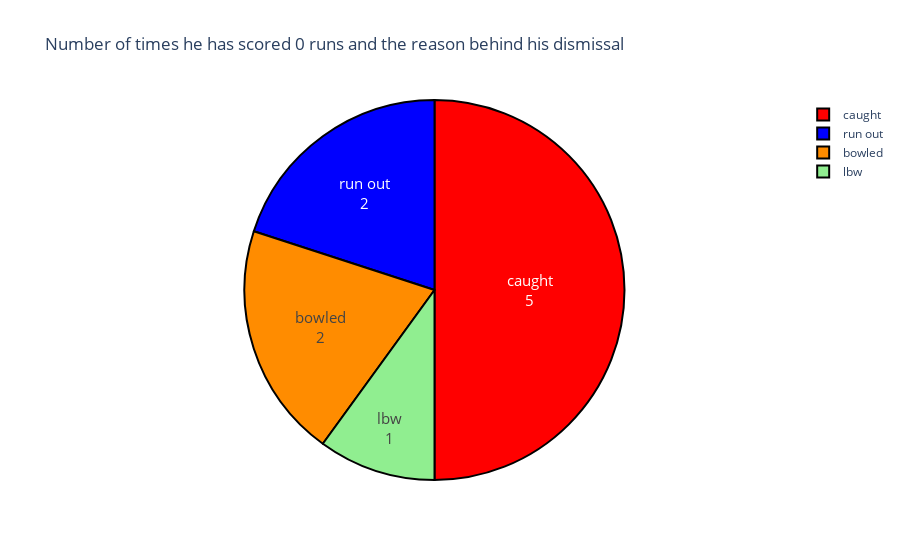

Notebook source saved alongside this figure:
### Markdown cell above
Number of times virat has scored 0 runs and the reason behind his dismissal

### Code cell
df = data[data.Runs<1]

pos = df.Dismissal.value_counts()

colors = ['red', 'blue', 'darkorange', 'lightgreen']
label = pos.index
counts = pos.values

fig = go.Figure(data=[go.Pie(labels=label, values=counts)])

fig.update_layout(title_text="Number of times he has scored 0 runs and the reason behind his dismissal")

fig.update_traces(hoverinfo='percent', textinfo='value+label', textfont_size=15,
                  marker=dict(colors=colors, line=dict(color='black', width=2)))
fig.show()

### Figure 1 — Plotly figure (JSON) as saved in the notebook; plotly's stock layout.template omitted (floating-point values rounded to 4 significant figures)
{"data": [{"hoverinfo": "percent", "labels": ["caught", "run out", "bowled", "lbw"], "marker": {"colors": ["red", "blue", "darkorange", "lightgreen"], "line": {"color": "black", "width": 2}}, "textfont": {"size": 15}, "textinfo": "value+label", "type": "pie", "values": [5, 2, 2, 1]}], "layout": {"title": {"text": "Number of times he has scored 0 runs and the reason behind his dismissal"}}}
